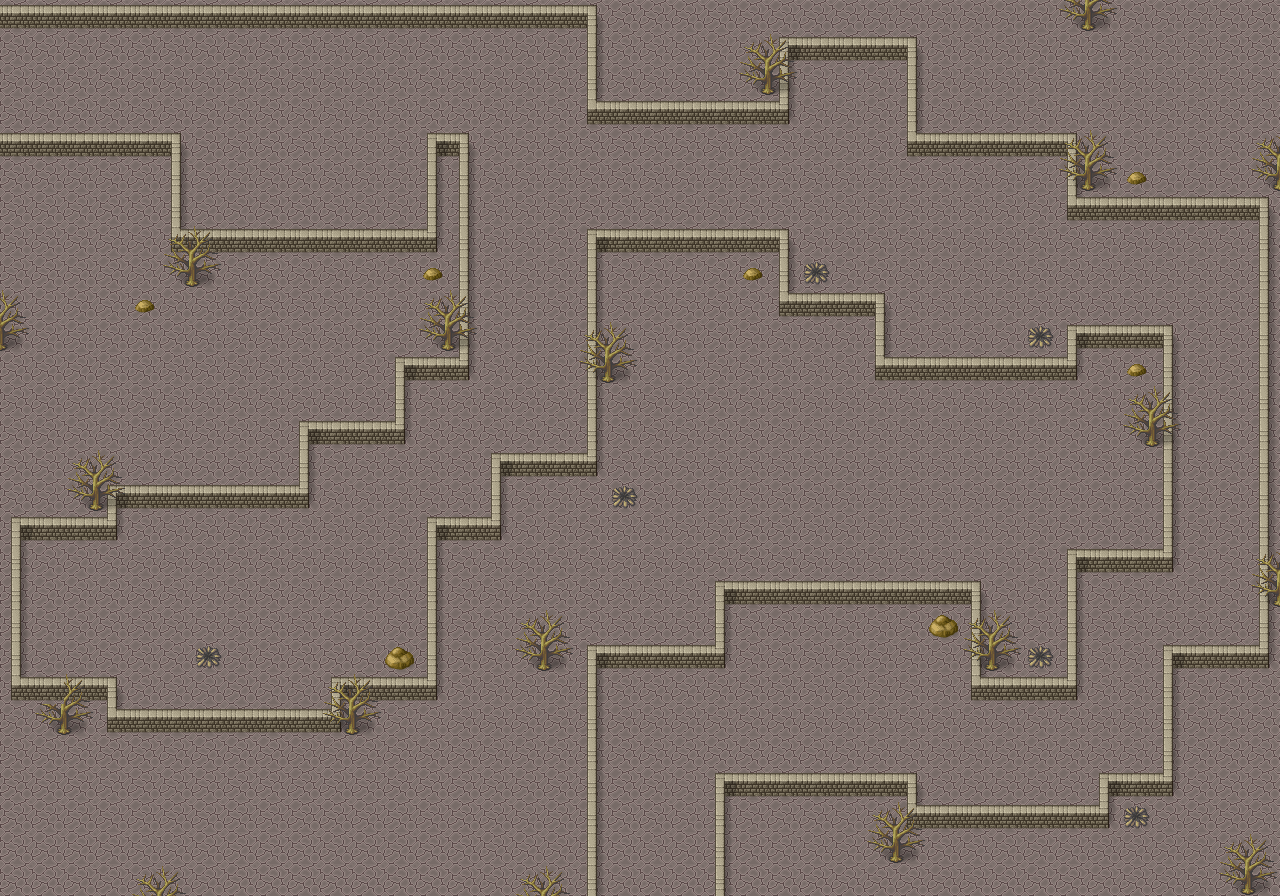

This game map was drawn from its Tiled (.tmx) file and the tilesets committed beside it. A one-line description and the trimmed map source follow:
An orthogonal 40x28 tile map with 32x32 px tiles, 3 tile layers (groundLayer, bricksLayer, decorLayer) and 12 objects (spider1, spider3, spider4, spider5, spider6, ...).

<map version="1.10" tiledversion="1.10.2" orientation="orthogonal" renderorder="right-down" width="40" height="28" tilewidth="32" tileheight="32" infinite="0" nextlayerid="26" nextobjectid="32">
 <editorsettings>
  <export target="tileLv2.tmj" format="json" />
 </editorsettings>
 <tileset firstgid="1" name="pipoya" tilewidth="32" tileheight="32" tilecount="1064" columns="8">
  <image source="pipoya.png" width="256" height="4256" />
 </tileset>
 <layer id="17" name="groundLayer" width="40" height="28">
  <data>[1120 cells, 1120 non-empty, 1 distinct tile ids]</data>
 </layer>
 <layer id="20" name="bricksLayer" width="40" height="28">
  <data>[1120 cells, 239 non-empty, 6 distinct tile ids]</data>
 </layer>
 <layer id="24" name="decorLayer" width="40" height="28">
  <data>[1120 cells, 77 non-empty, 8 distinct tile ids]</data>
 </layer>
 <objectgroup id="22" name="ObjectLayer">
  <object id="18" name="spider1" x="238.167" y="46">
   <point />
  </object>
  <object id="19" name="spider3" x="760.667" y="193.667">
   <point />
  </object>
  <object id="21" name="spider4" x="939.167" y="331.833">
   <point />
  </object>
  <object id="22" name="spider5" x="1229.33" y="604.667">
   <point />
  </object>
  <object id="23" name="spider6" x="882.667" y="733.333">
   <point />
  </object>
  <object id="24" name="spider7" x="773.999" y="734.666">
   <point />
  </object>
  <object id="26" name="spray" x="52.6667" y="593.667">
   <point />
  </object>
  <object id="27" name="spider2" x="154.333" y="679.334">
   <point />
  </object>
  <object id="28" name="life1" x="457" y="496">
   <point />
  </object>
  <object id="20" name="life2" x="848" y="86">
   <point />
  </object>
  <object id="29" name="start" x="33.3333" y="90">
   <point />
  </object>
  <object id="25" name="fin" x="656.333" y="877">
   <point />
  </object>
 </objectgroup>
</map>
